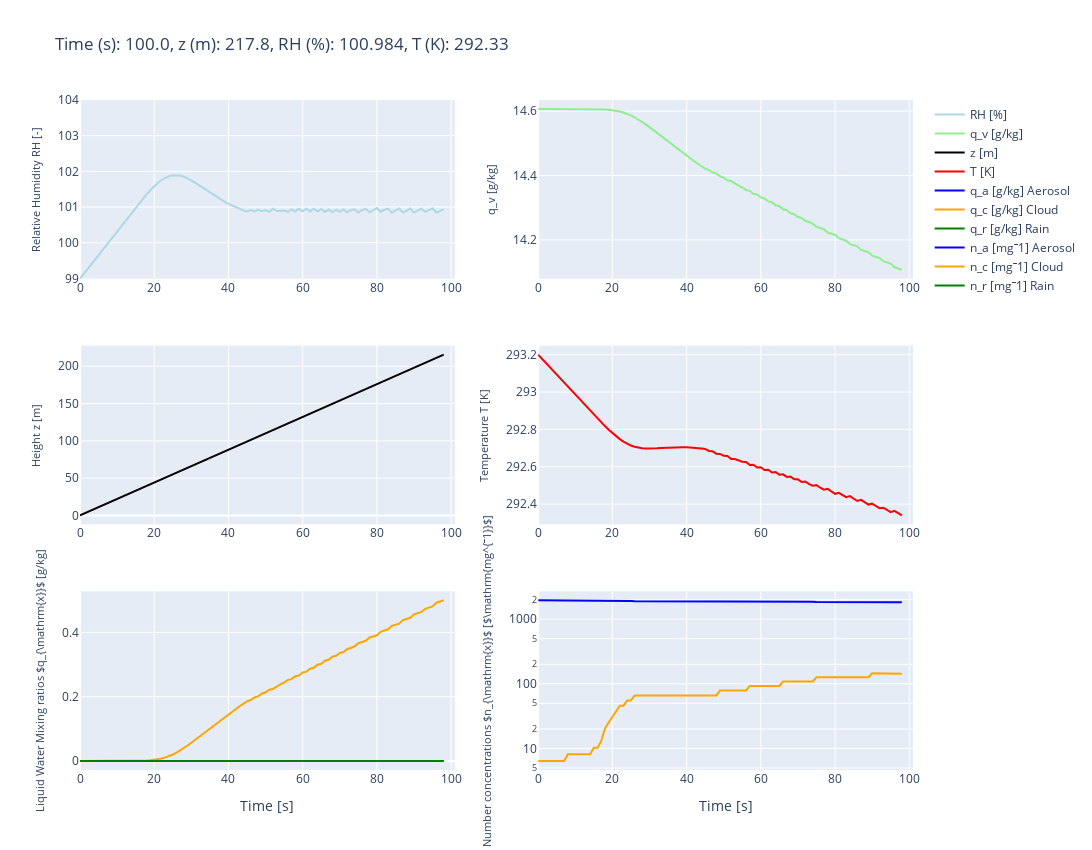

The notebook cell this image was saved under:
### Code cell
nt, dt, time_array, T_parcel_array, RH_parcel_array, q_parcel_array, z_parcel_array, \
qa_ts,qc_ts,qr_ts, na_ts,nc_ts,nr_ts, \
spectra_arr, con_ts, act_ts, evp_ts, dea_ts, acc_ts, aut_ts = timesteps_function(n_particles_widget, P_widget, \
                                 RH_widget, T_widget, w_widget, nt_widget, \
                                 dt_widget, rm_spec, ascending_mode_widget, \
                                 mode_displaytype_widget, z_widget, max_z_widget, \
                                 Condensation_widget, Collision_widget, \
                                 mode_aero_init_widget, gridwidget, kohler_activation_radius)
